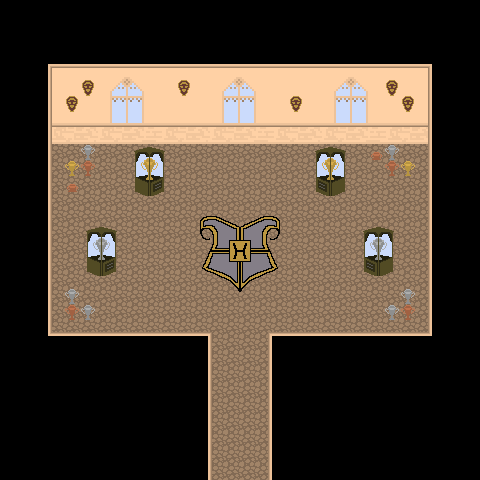

This is a level from a 2D game, rendered from its Tiled map with the project's own tilesets. A one-line summary and the map file follow, with tile-layer data summarised:
An orthogonal 30x30 tile map with 16x16 px tiles, 5 tile layers (Back, Paths, Buildings, Front, ...).

<map version="1.9" tiledversion="1.9.1" orientation="orthogonal" renderorder="right-down" width="30" height="30" tilewidth="16" tileheight="16" infinite="0" nextlayerid="11" nextobjectid="1">
 <tileset firstgid="1" name="HogwartsTrophyRoomNewTilesheet" tilewidth="16" tileheight="16" tilecount="220" columns="22">
  <image source="HogwartsTrophyRoomNewTilesheet.png" width="352" height="160" />
  <tile id="48">
   <properties>
    <property name="Action" value="Message &quot;A pile of school trophies&quot;" />
   </properties>
  </tile>
  <tile id="49">
   <properties>
    <property name="Action" value="Message &quot;A pile of school trophies&quot;" />
   </properties>
  </tile>
  <tile id="51">
   <properties>
    <property name="Action" value="Message &quot;Golden Trophy Left&quot;" />
   </properties>
  </tile>
  <tile id="54">
   <properties>
    <property name="Action" value="Message &quot;Golden Trophy Right&quot;" />
   </properties>
  </tile>
  <tile id="57">
   <properties>
    <property name="Action" value="Message &quot;Silver trophy left&quot;" />
   </properties>
  </tile>
  <tile id="60">
   <properties>
    <property name="Action" value="Message &quot;Silver trophy right&quot;" />
   </properties>
  </tile>
  <tile id="70">
   <properties>
    <property name="Action" value="Message &quot;A pile of school trophies&quot;" />
   </properties>
  </tile>
  <tile id="93">
   <properties>
    <property name="Action" value="Message &quot;A pile of school trophies&quot;" />
   </properties>
  </tile>
  <tile id="114">
   <properties>
    <property name="Action" value="Message &quot;Plaque with quidditch achievements&quot; " />
   </properties>
  </tile>
 </tileset>
 <layer id="1" name="Back" width="30" height="30">
  <data>[900 cells, 156 non-empty, 44 distinct tile ids]</data>
 </layer>
 <layer id="2" name="Paths" width="30" height="30">
  <data>[900 cells, 324 non-empty, 45 distinct tile ids]</data>
 </layer>
 <layer id="3" name="Buildings" width="30" height="30">
  <data>[900 cells, 572 non-empty, 33 distinct tile ids]</data>
 </layer>
 <layer id="4" name="Front" width="30" height="30">
  <data>[900 cells, 24 non-empty, 24 distinct tile ids]</data>
 </layer>
 <layer id="5" name="AlwaysFront" width="30" height="30">
  <data>[900 cells, 0 non-empty, 0 distinct tile ids]</data>
 </layer>
 <objectgroup id="6" name="Back" />
 <objectgroup id="7" name="Paths" />
 <objectgroup id="8" name="Buildings" />
 <objectgroup id="9" name="Front" />
 <objectgroup id="10" name="AlwaysFront" />
</map>
